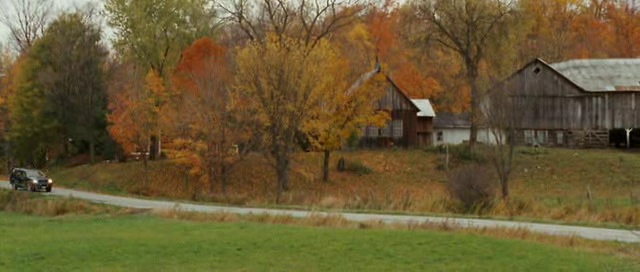
#> input picture annotator/datasets/1/img/0003.jpg, 640 x 272 px
$ python -i kcftracker.py   (imports and definitions only)
#> lines starting #> are read from the running program, lines starting #| are printed output that depends on the picture
### annotator/KCFtracker/yamlConfigHandling.py
import yaml

def load_config(config_file):
    with open(config_file, 'r') as stream:
        try:
            return yaml.safe_load(stream)
        except yaml.YAMLError as exc:
            print(exc)

### annotator/KCFtracker/kcftracker.py
from .fhog import *
from .yamlConfigHandling import load_config


# ffttools
# [5 lines left out: function fftd, not called in this run]


def real(img):
    return img[:, :, 0]


def imag(img):
    return img[:, :, 1]


# [14 lines left out: functions complex_multiplication, complex_division, not called in this run]


# recttools
def x2(rect):
    return rect[0] + rect[2]


def y2(rect):
    return rect[1] + rect[3]


# [38 lines left out: functions limit, get_border, subwindow, not called in this run]


# KCF tracker
class KCFTracker:
    def __init__(self, hog=False, fixed_window=False, multiscale=False):
        config = load_config('annotator/KCFtracker/KCF_config.yml')
        self.lambdar = config['lambdar']  # regularization
        self.padding = config['padding']  # extra area surrounding the target
        self.output_sigma_factor = config['output_sigma_factor']  # bandwidth of gaussian target
        self.detect_threshold = config['detect_threshold']
        self.detect_threshold_interp = config['detect_threshold_interp']
        if hog:  # HOG feature
            # VOT
            self.interp_factor = config['interp_factor_hog']  # linear interpolation factor for adaptation
            self.sigma = config['sigma_hog']  # gaussian kernel bandwidth
            # TPAMI   #interp_factor = 0.02   #sigma = 0.5
            self.cell_size = config['cell_size_hog']  # HOG cell size
            self._hogfeatures = True
        else:  # raw gray-scale image # aka CSK tracker
            self.interp_factor = config['interp_factor_grey_scale']
            self.sigma = config['sigma_grey_scale']
            self.cell_size = config['cell_size_grey_scale']
            self._hogfeatures = False

        if multiscale:
            self.template_size = config['template_size_multiscale']  # template size
            self.scale_step = config['scale_step_multiscale']  # scale step for multi-scale estimation
            self.scale_weight = config[
                'scale_weight_multiscale']  # to downweight detection scores of other scales for added stability
        elif fixed_window:
            self.template_size = config['template_size_fixed_window']
            self.scale_step = config['scale_step_fixed_window']
        else:
            self.template_size = config['template_size_else']
            self.scale_step = config['scale_step_else']

        self._template_size = [0, 0]  # cv::Size, [width,height]  #[int,int]
        self._roi = [0., 0., 0., 0.]  # cv::Rect2f, [x,y,width,height]  #[float,float,float,float]
        self.roi = [0., 0., 0., 0.]
        self.size_patch = [0, 0, 0]  # [int,int,int]
        self._scale = 1.  # float
        self._alphaf = None  # numpy.ndarray    (size_patch[0], size_patch[1], 2)
        self._prob = None  # numpy.ndarray    (size_patch[0], size_patch[1], 2)
        self._template = None  # numpy.ndarray    raw: (size_patch[0], size_patch[1])
        # hog: (size_patch[2], size_patch[0]*size_patch[1])
        self.hann = None  # numpy.ndarray    raw: (size_patch[0], size_patch[1])
        # hog: (size_patch[2], size_patch[0]*size_patch[1])
        self._initPeak = None
        self.tt = 0.04

    def sub_pixel_peak(self, left, center, right):
        divisor = 2 * center - right - left  # float
        return 0 if abs(divisor) < 1e-3 else 0.5 * (right - left) / divisor

    # [47 lines left out: functions create_hanning_mats, create_gaussian_peak, gaussian_correlation, not called in this run]

    def get_features(self, image, inithann, scale_adjust=1.0):
        extracted_roi = [0, 0, 0, 0]  # [int,int,int,int]
        cx = self._roi[0] + self._roi[2] / 2  # float
        cy = self._roi[1] + self._roi[3] / 2  # float

        if inithann:
            padded_width = self._roi[2] * self.padding
            padded_height = self._roi[3] * self.padding

            if self.template_size > 1:
                if padded_width >= padded_height:
                    self._scale = padded_width / float(self.template_size)
                else:
                    self._scale = padded_height / float(self.template_size)
                self._template_size[0] = int(padded_width / self._scale)
                self._template_size[1] = int(padded_height / self._scale)
            else:
                self._template_size[0] = int(padded_width)
                self._template_size[1] = int(padded_height)
                self._scale = 1.

            if self._hogfeatures:
                self._template_size[0] = int(
                    self._template_size[0] / (2 * self.cell_size) * 2 * self.cell_size + 2 * self.cell_size)
                self._template_size[1] = int(
                    self._template_size[1] / (2 * self.cell_size) * 2 * self.cell_size + 2 * self.cell_size)
            else:
                self._template_size[0] = int(self._template_size[0] / 2 * 2)
                self._template_size[1] = int(self._template_size[1] / 2 * 2)

        extracted_roi[2] = int(scale_adjust * self._scale * self._template_size[0])
        extracted_roi[3] = int(scale_adjust * self._scale * self._template_size[1])
        extracted_roi[0] = int(cx - extracted_roi[2] / 2)
        extracted_roi[1] = int(cy - extracted_roi[3] / 2)

        box_image = subwindow(image, extracted_roi, cv2.BORDER_REPLICATE)
        if box_image.shape[1] != self._template_size[0] or box_image.shape[0] != self._template_size[1]:
            box_image = cv2.resize(box_image, tuple(self._template_size))
        if self._hogfeatures:
            feature_map = {'sizeX': 0, 'sizeY': 0, 'numFeatures': 0, 'map': 0}
            feature_map = get_feature_maps(box_image, self.cell_size, feature_map)  # Create the hog-feature map
            feature_map = normalize_and_truncate(feature_map, 0.2)  # creates normalized features and truncates the map
            feature_map = pca_feature_maps(feature_map)  # Creates new features that should better describe it

            self.size_patch = list(map(float, [feature_map['sizeY'], feature_map['sizeX'], feature_map['numFeatures']]))
            final_features_map = feature_map['map'].reshape((int(self.size_patch[0] * self.size_patch[1]), int(
                self.size_patch[2]))).T  # (size_patch[2], size_patch[0]*size_patch[1])
        else:
            if box_image.ndim == 3 and box_image.shape[2] == 3:
                final_features_map = cv2.cvtColor(box_image, cv2.COLOR_BGR2GRAY)  # box_image:(size_patch[0],
                # size_patch[1], 3)  FeaturesMap:(size_patch[0], size_patch[1])   #np.int8  #0~255
            elif box_image.ndim == 2:
                final_features_map = box_image  # (size_patch[0], size_patch[1]) #np.int8  #0~255
            final_features_map = final_features_map.astype(np.float32) / 255.0 - 0.5
            self.size_patch = [box_image.shape[0], box_image.shape[1], 1]

        if inithann:
            self.create_hanning_mats()  # create_hanningMats need size_patch

        final_features_map = self.hann * final_features_map
        return final_features_map

    # [31 lines left out: functions detect, train, init, not called in this run]

    def update(self, image):
        if self._roi[0] + self._roi[2] <= 0:
            self._roi[0] = -self._roi[2] + 1
        if self._roi[1] + self._roi[3] <= 0:
            self._roi[1] = -self._roi[2] + 1
        if self._roi[0] >= image.shape[1] - 1:
            self._roi[0] = image.shape[1] - 2
        if self._roi[1] >= image.shape[0] - 1:
            self._roi[1] = image.shape[0] - 2

        cx = self._roi[0] + self._roi[2] / 2.
        cy = self._roi[1] + self._roi[3] / 2.
        loc, peak_value = self.detect(self._template, self.get_features(image, 0, 1.0))
        if self.scale_step != 1:
            # Test at a smaller _scale
            new_loc1, new_peak_value1 = self.detect(self._template, self.get_features(image, 0, 1.0 / self.scale_step))
            # Test at a bigger _scale
            new_loc2, new_peak_value2 = self.detect(self._template, self.get_features(image, 0, self.scale_step))

            if self.scale_weight * new_peak_value1 > peak_value and new_peak_value1 > new_peak_value2:
                loc = new_loc1
                peak_value = new_peak_value1
                self._scale /= self.scale_step
                self._roi[2] /= self.scale_step
                self._roi[3] /= self.scale_step
            elif self.scale_weight * new_peak_value2 > peak_value:
                loc = new_loc2
                peak_value = new_peak_value2
                self._scale *= self.scale_step
                self._roi[2] *= self.scale_step
                self._roi[3] *= self.scale_step

        self._roi[0] = cx - self._roi[2] / 2.0 + loc[0] * self.cell_size * self._scale
        self._roi[1] = cy - self._roi[3] / 2.0 + loc[1] * self.cell_size * self._scale
        if self._roi[0] >= image.shape[1] - 1:
            self._roi[0] = image.shape[1] - 1
        if self._roi[1] >= image.shape[0] - 1:
            self._roi[1] = image.shape[0] - 1
        if self._roi[0] + self._roi[2] <= 0:
            self._roi[0] = -self._roi[2] + 2
        if self._roi[1] + self._roi[3] <= 0:
            self._roi[1] = -self._roi[3] + 2
        assert (self._roi[2] > 0 and self._roi[3] > 0)
        if peak_value < self.detect_threshold * self._initPeak:
            return False, self._roi
        else:
            self._initPeak = self.detect_threshold_interp * peak_value + (
                        1 - self.detect_threshold_interp) * self._initPeak
        x = self.get_features(image, 0, 1.0)
        self.train(x, self.interp_factor)
        return True, self._roi

>>> import cv2
>>> picture = cv2.imread('../datasets/1/img/0003.jpg', cv2.IMREAD_GRAYSCALE)
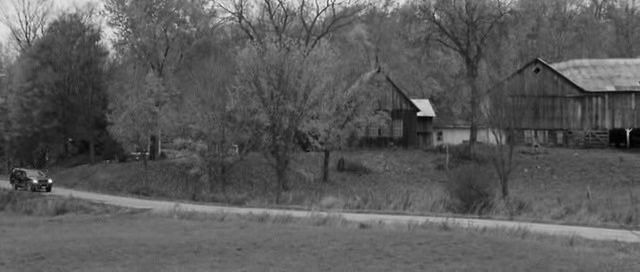
#> picture: shape (272, 640); min 0, max 247, mean 90.6
>>> result = KCFTracker().update(picture)
#> (the run stopped early here; a loop or call above may not have finished)
